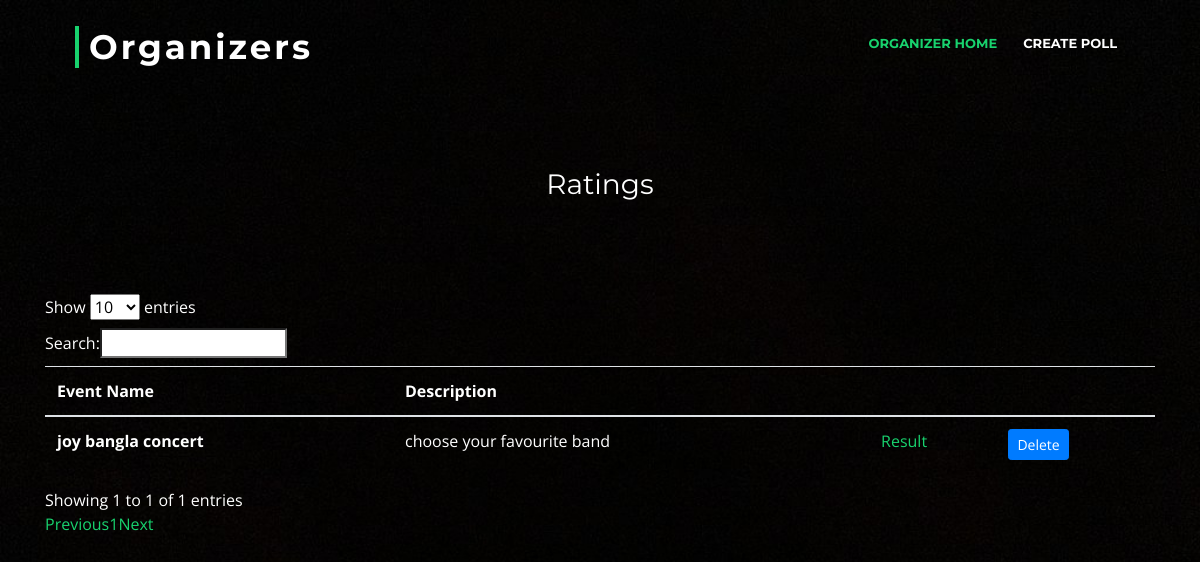
The app's page /poll.php?oid=2 with its own data.
### tables this page shows
CREATE TABLE `event_poll` (
  `EventName` varchar(100) NOT NULL,
  `Description` varchar(500) NOT NULL,
  `PollID` int(11) NOT NULL,
  `OrganizerID` int(11) NOT NULL
);

### poll.php (the view, shortened to what this page needs)
<?php
    $servername = "localhost";
    $username = "root";
    $password = "";
    $database = "eventadministration";
    $conn = mysqli_connect($servername,$username,$password,$database);
    ?>
<!DOCTYPE html>
<html>
<head>
  <link href="lib/bootstrap/css/bootstrap.min.css" rel="stylesheet">
  <link href="lib/font-awesome/css/font-awesome.min.css" rel="stylesheet">
  <link href="lib/animate/animate.min.css" rel="stylesheet">
  <link href="lib/ionicons/css/ionicons.min.css" rel="stylesheet">
  <link href="lib/owlcarousel/assets/owl.carousel.min.css" rel="stylesheet">
  <link href="lib/lightbox/css/lightbox.min.css" rel="stylesheet">
  <link href="css/style.css" rel="stylesheet">
</head>
<body>
	<br><br><br><br><br>
	<header id="header">
    <div class="container-fluid">
      <div id="logo" class="pull-left">
        <h1><a href="#intro" class="scrollto">Organizers</a></h1>
      </div>
      <?php
  $oid = $_GET["oid"];
    echo" <nav id='nav-menu-container'>
        <ul class='nav-menu'>
          <li class='menu-active'><a href='welcomeorganizer.php?oid=". $oid . "'>Organizer Home</a></li>
          <li><a href='createpoll.php?oid=". $oid . "'>Create Poll</a></li>
     </li>
     </ul>
      </nav>";
      ?>
    </div>
	</header>
	<br><br>
    <div style="text-align:center">
    <h3 class="page-header">Ratings</h3>
    </div>
    <br><br>
    <div class="container my-4">
  <table class="table" id="myTable">
  <thead>
    <tr>
      <th scope="col">Event Name</th>
      <th scope="col">Description</th>
      <th scope="col"></th>
      <th scope="col"></th>
    </tr>
  </thead>
  <tbody>
  <?php
       $que = "SELECT *
       FROM event_poll
       WHERE OrganizerID = $oid";
       $res = mysqli_query($conn,$que);
       while($row = mysqli_fetch_assoc($res))
       {
          echo "<tr>
          <th scope='row'>". $row['EventName']. "</th>
          <td>". $row['Description'] . "</td>
          <td><a href='pollresult.php?pid=". $row['PollID'] . "&oid=".$oid ."&ename=".$row['EventName']."'>Result</a></td>
          <td> <button class='delete btn btn-sm btn-primary' id=d".$row['PollID'].">Delete</button></td>
        </tr>";
       }
 ?>
  </tbody>
</table>
<br> <br>
</body>
</html>

### css/style.css (style rules this page uses)
body { color: #666666; font-family: "Open Sans", sans-serif; }
a { color: #18d26e; transition: 0.5s; }
h1, h2, h3, h4, h5, h6 { font-family: "Montserrat", sans-serif; font-weight: 400; margin: 0 0 20px 0; padding: 0; }
#header { padding: 30px 0; height: 92px; position: fixed; left: 0; top: 0; right: 0; transition: all 0.5s; z-index: 997; }
#header #logo { float: left; }
@media (min-width: 1024px) { #header #logo { padding-left: 60px; } }
#header #logo h1 { font-size: 34px; margin: 0; padding: 0; line-height: 1; font-family: "Montserrat", sans-serif; font-weight: 700; letter-spacing: 3px; }
#header #logo h1 a, #header #logo h1 a:hover { color: #fff; padding-left: 10px; border-left: 4px solid #18d26e; }
.nav-menu, .nav-menu * { margin: 0; padding: 0; list-style: none; }
.nav-menu li { position: relative; white-space: nowrap; }
.nav-menu > li { float: left; }
#nav-menu-container { float: right; margin: 0; }
@media (min-width: 1024px) { #nav-menu-container { padding-right: 60px; } }
.nav-menu a { padding: 0 8px 10px 8px; text-decoration: none; display: inline-block; color: #fff; font-family: "Montserrat", sans-serif; font-weight: 700; font-size: 13px; text-transform: uppercase; outline: none; }
.nav-menu li:hover > a, .nav-menu > .menu-active > a { color: #18d26e; }
.nav-menu > li { margin-left: 10px; }

### poll.php (style rules this page uses)
body { background: url("img/black.jpg"); background-size:cover; background-repeat:repeat-y; color:white; }

### records on screen
event_poll: EventName "joy bangla concert", Description "choose your favourite band"
